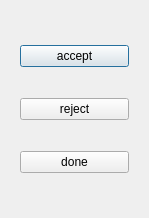
<?xml version="1.0" encoding="UTF-8"?>
<ui version="4.0">
 <class>Dialog</class>
 <widget class="QDialog" name="Dialog">
  <property name="geometry">
   <rect>
    <x>0</x>
    <y>0</y>
    <width>149</width>
    <height>218</height>
   </rect>
  </property>
  <property name="windowTitle">
   <string>Dialog</string>
  </property>
  <layout class="QVBoxLayout" name="verticalLayout_2">
   <item>
    <widget class="QWidget" name="widget" native="true">
     <layout class="QVBoxLayout" name="verticalLayout">
      <item>
       <widget class="QPushButton" name="acceptedBtn">
        <property name="text">
         <string>accept</string>
        </property>
       </widget>
      </item>
      <item>
       <widget class="QPushButton" name="rejectedBtn">
        <property name="text">
         <string>reject</string>
        </property>
       </widget>
      </item>
      <item>
       <widget class="QPushButton" name="finishedBtn">
        <property name="text">
         <string>done</string>
        </property>
       </widget>
      </item>
     </layout>
    </widget>
   </item>
  </layout>
 </widget>
 <resources/>
 <connections/>
</ui>
